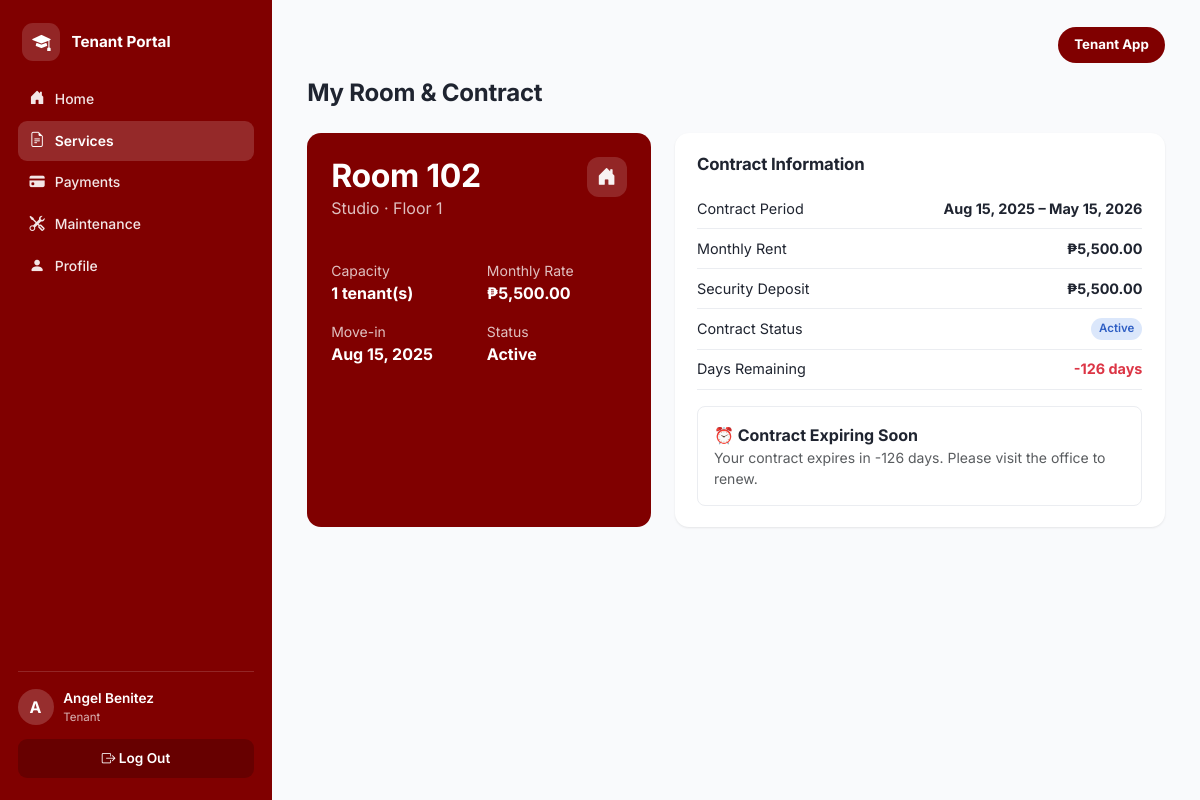
/tenant/services.php (signed in), run on the app's committed database.
### tables this page shows
CREATE TABLE dorm_rooms (
  room_id      INT UNSIGNED AUTO_INCREMENT PRIMARY KEY,
  room_number  VARCHAR(10)  NOT NULL,
  room_type    VARCHAR(50)  NOT NULL,         
  capacity     TINYINT UNSIGNED NOT NULL DEFAULT 1,
  monthly_rate DECIMAL(10,2) NOT NULL,
  floor_number TINYINT NOT NULL DEFAULT 1,
  status       ENUM('Available','Occupied','Under Maintenance','Reserved')
               NOT NULL DEFAULT 'Available',
  description  TEXT,
  date_added   TIMESTAMP NOT NULL DEFAULT CURRENT_TIMESTAMP,
  UNIQUE KEY uq_room_number (room_number),
  INDEX idx_room_status (status),
  INDEX idx_room_type (room_type)
);

CREATE TABLE tenants (
  tenant_id         INT UNSIGNED AUTO_INCREMENT PRIMARY KEY,
  user_id           INT UNSIGNED NOT NULL,
  room_id           INT UNSIGNED DEFAULT NULL,
  checkin_date      DATE DEFAULT NULL,
  checkout_date     DATE DEFAULT NULL,
  status            ENUM('Pending','Active','Evicted','Checked Out')
                    NOT NULL DEFAULT 'Pending',
  key_returned      BOOLEAN NOT NULL DEFAULT FALSE,
  approval_status   ENUM('Pending','Approved','Rejected')
                    NOT NULL DEFAULT 'Pending',
  rejection_reason  TEXT DEFAULT NULL,
  emergency_contact VARCHAR(100),
  emergency_phone   VARCHAR(20),
  date_registered   TIMESTAMP NOT NULL DEFAULT CURRENT_TIMESTAMP,
  CONSTRAINT fk_tenant_user FOREIGN KEY (user_id) REFERENCES users(user_id) ON DELETE CASCADE,
  CONSTRAINT fk_tenant_room FOREIGN KEY (room_id) REFERENCES dorm_rooms(room_id) ON DELETE SET NULL,
  UNIQUE KEY uq_tenant_user (user_id),
  INDEX idx_tenant_status (status),
  INDEX idx_tenant_approval (approval_status),
  INDEX idx_tenant_room (room_id)
);

CREATE TABLE contracts (
  contract_id      INT UNSIGNED AUTO_INCREMENT PRIMARY KEY,
  tenant_id        INT UNSIGNED NOT NULL,
  room_id          INT UNSIGNED NOT NULL,
  monthly_rent     DECIMAL(10,2) NOT NULL,
  security_deposit DECIMAL(10,2) NOT NULL DEFAULT 0,
  contract_start   DATE NOT NULL,
  contract_end     DATE NOT NULL,
  contract_status  ENUM('Active','Expiring Soon','Expired','Terminated')
                   NOT NULL DEFAULT 'Active',
  contract_file    VARCHAR(255) DEFAULT NULL,  
  created_at       TIMESTAMP NOT NULL DEFAULT CURRENT_TIMESTAMP,
  CONSTRAINT fk_contract_tenant FOREIGN KEY (tenant_id) REFERENCES tenants(tenant_id) ON DELETE CASCADE,
  CONSTRAINT fk_contract_room   FOREIGN KEY (room_id)   REFERENCES dorm_rooms(room_id),
  INDEX idx_contract_status (contract_status),
  INDEX idx_contract_end (contract_end)
);

### includes/functions.php (called while the page is built, shortened)
<?php
function clean(?string $value): string
{
    return htmlspecialchars(trim($value ?? ''), ENT_QUOTES, 'UTF-8');
}
function peso($amount): string
{
    return '₱' . number_format((float) $amount, 2);
}
function status_badge_class(string $status): string
{
    $map = [
        'Active'      => 'info',
        'Paid'        => 'success',
        'Approved'    => 'success',
        'Completed'   => 'success',
        'Available'   => 'success',
        'Pending'     => 'warning',
        'Ongoing'     => 'info',
        'Reserved'    => 'info',
        'Expiring Soon' => 'warning',
        'Overdue'     => 'danger',
        'Evicted'     => 'danger',
        'Rejected'    => 'danger',
        'Expired'     => 'danger',
        'Terminated'  => 'danger',
        'Occupied'    => 'secondary',
        'Checked Out' => 'secondary',
        'Under Maintenance' => 'secondary',
    ];
    return $map[$status] ?? 'secondary';
}
function days_until(string $date): int
{
    $target = new DateTime($date);
    $today  = new DateTime('today');
    return (int) $today->diff($target)->format('%r%a');
}

### includes/auth.php (called while the page is built, shortened)
<?php
function current_role(): ?string
{
    return $_SESSION['role'] ?? null;
}
function current_user_id(): ?int
{
    return $_SESSION['user_id'] ?? null;
}
function current_tenant(): ?array
{
    static $tenant = false;
    if ($tenant === false) {
        if (current_role() !== 'tenant') {
            $tenant = null;
        } else {
            $stmt = get_db()->prepare('SELECT * FROM tenants WHERE user_id = ?');
            $stmt->execute([current_user_id()]);
            $tenant = $stmt->fetch() ?: null;
        }
    }
    return $tenant;
}

### config/database.php (called while the page is built, shortened)
<?php
function get_db(): PDO
{
    static $pdo = null;
    if ($pdo === null) {
        $dsn = 'mysql:host=' . DB_HOST . ';dbname=' . DB_NAME . ';charset=utf8mb4';
        $options = [
            PDO::ATTR_ERRMODE            => PDO::ERRMODE_EXCEPTION,
            PDO::ATTR_DEFAULT_FETCH_MODE => PDO::FETCH_ASSOC,
            PDO::ATTR_EMULATE_PREPARES   => false,
        ];
        try {
            $pdo = new PDO($dsn, DB_USER, DB_PASS, $options);
        } catch (PDOException $e) {
            error_log('Database connection failed: ' . $e->getMessage());
            http_response_code(500);
            die('Database connection failed. Did you import database/schema.sql, '
              . 'and does config/database.php match your MySQL credentials? '
              . 'Check the PHP error log for the exact database error.');
        }
    }
    return $pdo;
}

### tenant/services.php (the view, shortened to what this page needs)
<?php
$db = get_db();
$tenant = current_tenant();
$room = null;
if ($tenant['room_id']) {
    $stmt = $db->prepare('SELECT * FROM dorm_rooms WHERE room_id = ?');
    $stmt->execute([$tenant['room_id']]);
    $room = $stmt->fetch();
}
$contract = null;
if ($room) {
    $stmt = $db->prepare("SELECT * FROM contracts WHERE tenant_id = ? ORDER BY contract_end DESC LIMIT 1");
    $stmt->execute([$tenant['tenant_id']]);
    $contract = $stmt->fetch();
}
include __DIR__ . '/../includes/header.php';
?>
<div class="page-header"><div><h1>My Room &amp; Contract</h1></div></div>
<?php if (!$room): ?>
  <div class="alert alert-info">No room has been assigned to you yet.</div>
<?php else: ?>
<div class="row g-4">
  <div class="col-md-5">
    <div class="room-detail-card">
      <div class="d-flex justify-content-between align-items-start">
        <div>
          <h2 class="mb-0">Room <?= clean($room['room_number']) ?></h2>
          <div class="opacity-75"><?= clean($room['room_type']) ?> · Floor <?= (int) $room['floor_number'] ?></div>
        </div>
        <span class="room-icon"><i class="bi bi-house-door-fill"></i></span>
      </div>
      <div class="row mt-4 g-3">
        <div class="col-6"><div class="opacity-75 small">Capacity</div><strong><?= (int) $room['capacity'] ?> tenant(s)</strong></div>
        <div class="col-6"><div class="opacity-75 small">Monthly Rate</div><strong><?= peso($room['monthly_rate']) ?></strong></div>
        <div class="col-6"><div class="opacity-75 small">Move-in</div><strong><?= $tenant['checkin_date'] ? clean(date('M j, Y', strtotime($tenant['checkin_date']))) : 'Not checked in yet' ?></strong></div>
        <div class="col-6"><div class="opacity-75 small">Status</div><strong><?= clean($tenant['status']) ?></strong></div>
      </div>
    </div>
  </div>
  <div class="col-md-7">
    <div class="panel">
      <div class="panel-header"><h2>Contract Information</h2></div>
      <?php if (!$contract): ?>
        <p class="text-muted py-3">No contract has been created for you yet — check with the admin office.</p>
      <?php else: $daysLeft = days_until($contract['contract_end']); ?>
        <div class="detail-row"><span>Contract Period</span><strong><?= clean(date('M j, Y', strtotime($contract['contract_start']))) ?> – <?= clean(date('M j, Y', strtotime($contract['contract_end']))) ?></strong></div>
        <div class="detail-row"><span>Monthly Rent</span><strong><?= peso($contract['monthly_rent']) ?></strong></div>
        <div class="detail-row"><span>Security Deposit</span><strong><?= peso($contract['security_deposit']) ?></strong></div>
        <div class="detail-row"><span>Contract Status</span><span class="badge badge-<?= status_badge_class($contract['contract_status']) ?>"><?= clean($contract['contract_status']) ?></span></div>
        <div class="detail-row"><span>Days Remaining</span><strong class="<?= $daysLeft <= 14 ? 'text-danger' : '' ?>"><?= $daysLeft ?> days</strong></div>
        <?php if ($daysLeft <= 30): ?>
          <div class="mt-3 p-3 rounded-3" style="border:1px solid var(--border);">
            <strong>⏰ Contract Expiring Soon</strong>
            <p class="text-muted small mb-0">Your contract expires in <?= $daysLeft ?> day<?= $daysLeft === 1 ? '' : 's' ?>. Please visit the office to renew.</p>
          </div>
        <?php endif; ?>
      <?php endif; ?>
    </div>
  </div>
</div>
<?php endif; ?>
<?php include __DIR__ . '/../includes/footer.php'; ?>

### assets/css/style.css (style rules this page uses)
:root { --maroon: #800000; --maroon-dark: #5c1115; --maroon-darker: #47080b; --maroon-light: #a12238; --maroon-soft: #fbeef0; --maroon-tint: rgba(255,255,255,.10); --bg: #f9fafc; --card-bg: #ffffff; --text: #1f2430; --text-muted: #6b7280; --border: #ebedf1; --radius: 14px; --radius-sm: 9px; --radius-lg: 22px; --shadow: 0 1px 3px rgba(20, 10, 12, 0.05), 0 1px 2px rgba(20, 10, 12, 0.04); --shadow-lg: 0 20px 50px rgba(40, 5, 10, .18); --blue-bg: #dbe7fb; --blue-text: #2f5fc4; --green-bg: #dcf3e3; --green-text: #1e8a4c; --amber-bg: #faf1c6; --amber-text: #9a7a09; --red-bg: #fadadb; --red-text: #c23b3f; --gray-bg: #e8e9ed; --gray-text: #5b6270; }
* { box-sizing: border-box; }
body { font-family: 'Inter', -apple-system, BlinkMacSystemFont, 'Segoe UI', sans-serif; background: var(--bg); color: var(--text); margin: 0; }
h1, h2, h3 { font-weight: 700; letter-spacing: -0.01em; }
.page-header { display: flex; justify-content: space-between; align-items: flex-start; gap: 1rem; flex-wrap: wrap; margin-bottom: 1.4rem; }
.page-header h1 { font-size: 1.5rem; margin: 0 0 .2rem; }
.panel { background: var(--card-bg); border-radius: var(--radius); padding: 1.3rem 1.4rem; box-shadow: var(--shadow); margin-bottom: 0; }
.panel-header { display: flex; justify-content: space-between; align-items: center; margin-bottom: .9rem; gap: .75rem; flex-wrap: wrap; }
.panel-header h2 { font-size: 1.05rem; margin: 0; }
.badge { font-weight: 600; font-size: .72rem; padding: .38em .7em; border-radius: 999px; }
.badge-info { background: var(--blue-bg); color: var(--blue-text); }
.room-detail-card { background: var(--maroon); color: #fff; border-radius: var(--radius); padding: 1.5rem; height: 100%; }
.room-icon { font-size: 1.2rem; width: 40px; height: 40px; border-radius: 12px; background: rgba(255,255,255,.16); display: flex; align-items: center; justify-content: center; opacity: .95; }
.detail-row { display: flex; justify-content: space-between; padding: .55rem 0; border-bottom: 1px solid var(--border); font-size: .9rem; }

### data on the page
dorm_rooms: room_number "102", room_type "Studio", floor_number "1", capacity "1", monthly_rate "₱5,500.00"
tenants: checkin_date "Aug 15, 2025", status "Active"
contracts: contract_start "Aug 15, 2025", contract_end "May 15, 2026", monthly_rent "₱5,500.00", security_deposit "₱5,500.00", contract_status "Active", contract_end "-126"

### other printed values
$label "Home"
$label "Services"
$label "Payments"
$label "Maintenance"
$label "Profile"
substr($_SESSION['first_name'] ?? '?', 0, 1) "A"
$role "Tenant"
